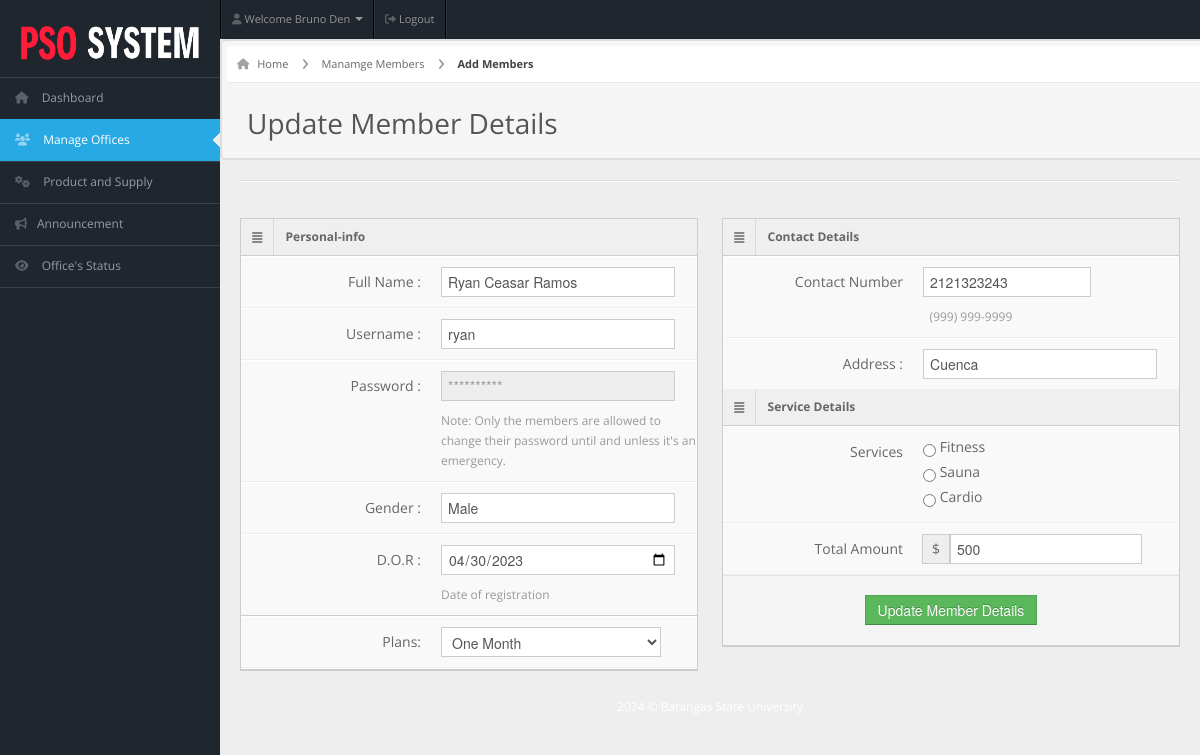
The app's page /staff/staff-pages/edit-memberform.php?id=30 (signed in) with its own data.
### tables this page shows
CREATE TABLE IF NOT EXISTS `staffs` (
  `user_id` int NOT NULL AUTO_INCREMENT,
  `username` varchar(50) NOT NULL,
  `password` varchar(50) NOT NULL,
  `email` varchar(50) NOT NULL,
  `fullname` varchar(50) NOT NULL,
  `address` varchar(20) NOT NULL,
  `profile_picture` varchar(255) DEFAULT NULL,
  `designation` varchar(20) NOT NULL,
  `gender` varchar(10) NOT NULL,
  `contact` bigint NOT NULL,
  `dor` date NOT NULL,
  PRIMARY KEY (`user_id`)
);

CREATE TABLE IF NOT EXISTS `members` (
  `user_id` int NOT NULL AUTO_INCREMENT,
  `fullname` varchar(20) NOT NULL,
  `username` varchar(20) NOT NULL,
  `email` varchar(255) NOT NULL,
  `password` varchar(100) NOT NULL,
  `gender` varchar(20) NOT NULL,
  `dor` date NOT NULL,
  `profile_picture` varchar(255) DEFAULT NULL,
  `services` varchar(50) NOT NULL,
  `amount` int NOT NULL,
  `paid_date` date NOT NULL,
  `p_year` int NOT NULL,
  `plan` varchar(100) NOT NULL,
  `address` varchar(20) NOT NULL,
  `contact` varchar(10) NOT NULL,
  `status` varchar(20) NOT NULL DEFAULT 'Active',
  `attendance_count` int NOT NULL,
  `ini_weight` int NOT NULL DEFAULT '0',
  `curr_weight` int NOT NULL DEFAULT '0',
  `ini_bodytype` varchar(50) NOT NULL,
  `curr_bodytype` varchar(50) NOT NULL,
  `progress_date` date NOT NULL,
  `reminder` int NOT NULL DEFAULT '0',
  PRIMARY KEY (`user_id`)
);

### staff/staff-pages/edit-memberform.php (the view, shortened to what this page needs)
<!DOCTYPE html>
<html lang="en">
<head>
  <link rel="stylesheet" href="../css/bootstrap.min.css" />
  <link rel="stylesheet" href="../css/bootstrap-responsive.min.css" />
  <link rel="stylesheet" href="../css/fullcalendar.css" />
  <link rel="stylesheet" href="../css/matrix-style.css" />
  <link rel="stylesheet" href="../css/matrix-media.css" />
  <link href="../font-awesome/css/font-awesome.css" rel="stylesheet" />
  <link rel="stylesheet" href="../css/jquery.gritter.css" />
  <link href="https://cdnjs.cloudflare.com/ajax/libs/font-awesome/5.15.4/css/all.min.css" rel="stylesheet">
  <link rel="stylesheet" href="https://cdnjs.cloudflare.com/ajax/libs/font-awesome/6.0.0-beta3/css/all.min.css">
</head>
<body>
  <?php include '../includes/header.php' ?>
  <?php $page = "member";
  include '../includes/sidebar.php' ?>
  <?php
  $id = $_GET['id'];
  $qry = "select * from members where user_id='$id'";
  $result = mysqli_query($conn, $qry);
  while ($row = mysqli_fetch_array($result)) {
  ?>
    <div id="content">
      <div id="content-header">
        <div id="breadcrumb"> <a href="index.html" title="Go to Home" class="tip-bottom"><i class="icon-home"></i> Home</a>
          <a href="#" class="tip-bottom">Manamge Members</a>
          <a href="#" class="current">Add Members</a>
        </div>
        <h1>Update Member Details</h1>
      </div>
      <div class="container-fluid">
        <hr>
        <div class="row-fluid">
          <div class="span6">
            <div class="widget-box">
              <div class="widget-title"> <span class="icon"> <i class="icon-align-justify"></i> </span>
                <h5>Personal-info</h5>
              </div>
              <div class="widget-content nopadding">
                <form action="edit-member-req.php" method="POST" class="form-horizontal">
                  <div class="control-group">
                    <label class="control-label">Full Name :</label>
                    <div class="controls">
                      <input type="text" class="span11" name="fullname" value='<?php echo $row['fullname']; ?>' />
                    </div>
                  </div>
                  <div class="control-group">
                    <label class="control-label">Username :</label>
                    <div class="controls">
                      <input type="text" class="span11" name="username" value='<?php echo $row['username']; ?>' />
                    </div>
                  </div>
                  <div class="control-group">
                    <label class="control-label">Password :</label>
                    <div class="controls">
                      <input type="password" class="span11" name="password" disabled="" placeholder="**********" />
                      <span class="help-block">Note: Only the members are allowed to change their password until and unless it's an emergency.</span>
                    </div>
                  </div>
                  <div class="control-group">
                    <label class="control-label">Gender :</label>
                    <div class="controls">
                      <input type="text" class="span11" name="gender" value='<?php echo $row['gender']; ?>' />
                    </div>
                  </div>
                  <div class="control-group">
                    <label class="control-label">D.O.R :</label>
                    <div class="controls">
                      <input type="date" name="dor" class="span11" value='<?php echo $row['dor']; ?>' />
                      <span class="help-block">Date of registration</span>
                    </div>
                  </div>
              </div>
              <div class="widget-content nopadding">
                <div class="widget-content nopadding">
                  <div class="form-horizontal">
                    <div class="control-group">
                      <label for="normal" class="control-label">Plans: </label>
                      <div class="controls">
                        <select name="plan" required="required" id="select">
                          <option value="30" selected="selected">One Month</option>
                        </select>
                      </div>
                    </div>
                    <div class="control-group">
                    </div>
                  </div>
                </div>
              </div>
            </div>
          </div>
          <div class="span6">
            <div class="widget-box">
              <div class="widget-title"> <span class="icon"> <i class="icon-align-justify"></i> </span>
                <h5>Contact Details</h5>
              </div>
              <div class="widget-content nopadding">
                <div class="form-horizontal">
                  <div class="control-group">
                    <label for="normal" class="control-label">Contact Number</label>
                    <div class="controls">
                      <input type="number" id="mask-phone" name="contact" value='<?php echo $row['contact']; ?>' class="span8 mask text">
                      <span class="help-block blue span8">(999) 999-9999</span>
                    </div>
                  </div>
                  <div class="control-group">
                    <label class="control-label">Address :</label>
                    <div class="controls">
                      <input type="text" class="span11" name="address" value='<?php echo $row['address']; ?>' />
                    </div>
                  </div>
                </div>
                <div class="widget-title"> <span class="icon"> <i class="icon-align-justify"></i> </span>
                  <h5>Service Details</h5>
                </div>
                <div class="widget-content nopadding">
                  <div class="form-horizontal">
                    <div class="control-group">
                      <label class="control-label">Services</label>
                      <div class="controls">
                        <label>
                          <input type="radio" value="Fitness" name="services" />
                          Fitness</label>
                        <label>
                          <input type="radio" value="Sauna" name="services" />
                          Sauna</label>
                        <label>
                          <input type="radio" value="Cardio" name="services" />
                          Cardio</label>
                      </div>
                    </div>
                    <div class="control-group">
                      <label class="control-label">Total Amount</label>
                      <div class="controls">
                        <div class="input-append">
                          <span class="add-on">$</span>
                          <input type="number" value='<?php echo $row['amount']; ?>' name="amount" class="span11">
                        </div>
                      </div>
                    </div>
                    <div class="form-actions text-center">
                      <button type="submit" class="btn btn-success">Update Member Details</button>
                    </div>
                  </div>
                <?php
              }
                ?>
                </div>
              </div>
            </div>
          </div>
        </div>
      </div>
      <?php
      include '../includes/footer.php';
      ?>
</body>
</html>

### staff/includes/header.php (shortened to what this page needs)
<?php
$user_name = '';
if (isset($_SESSION['fullname'])) {
  $user_name = $_SESSION['fullname'];
} else {
  include "../dbcon.php";
  if (isset($_SESSION['user_id'])) {
    $user_id = $_SESSION['user_id'];
    $qry = "SELECT fullname FROM staffs WHERE user_id = '$user_id'";
    $result = mysqli_query($con, $qry);
    if ($result && $row = mysqli_fetch_assoc($result)) {
      $user_name = $row['fullname'];
    }
  }
}
?>
<div id="header">
  <img class="logo-large" src="../img/header_logo.png" alt="Logo" style="width: 200px; height: 80px;">
</div>
<div id="user-nav" class="navbar navbar-inverse">
  <ul class="nav right">
    <li class="dropdown" id="profile-messages">
      <a title="" href="#" data-toggle="dropdown" data-target="#profile-messages" class="dropdown-toggle">
        <i class="fas fa-user"></i> <span class="text"> Welcome <?php echo htmlspecialchars($user_name); ?> <b class="caret"></b>
      </a>
    </li>
    <li class="">
      <a title="" href="../logout.php">
        <i class="fas fa-sign-out-alt"></i> <span class="text">Logout</span>
      </a>
    </li>
  </ul>
</div>

### staff/css/matrix-style.css (style rules this page uses)
* { outline: none !important; -moz-outline: none !important; }
html, body { height: 100%; }
body { overflow-x: hidden; margin-top: -10px; font-family: "Open Sans", sans-serif; font-size: 12px; color: #666; }
a { color: #666; }
select, textarea, input[type="text"], input[type="password"], input[type="datetime"], input[type="datetime-local"], input[type="date"], input[type="month"], input[type="time"], input[type="week"], input[type="number"], input[type="email"], input[type="url"], input[type="search"], input[type="tel"], input[type="color"], .uneditable-input, .label, .dropdown-menu, .btn, .well, .progress, .table-bordered, .btn-group > .btn:first-child, .btn-group > .btn:last-child, .btn-group > .btn:last-child, .btn-group > .dropdown-toggle, .alert { border-radius: 0px; }
.btn, textarea, input[type="text"], input[type="password"], input[type="datetime"], input[type="datetime-local"], input[type="date"], input[type="month"], input[type="time"], input[type="week"], input[type="number"], input[type="email"], input[type="url"], input[type="search"], input[type="tel"], input[type="color"], .uneditable-input { box-shadow: none; }
.progress, .progress-success .bar, .progress .bar-success, .progress-warning .bar, .progress .bar-warning, .progress-danger .bar, .progress .bar-danger, .progress-info .bar, .progress .bar-info, .btn, .btn-primary { background-image: none; }
.form-horizontal .form-actions { padding-left: 20px; }
hr { border-top-color: #dadada; }
#header { height: 77px; position: relative; width: 100%; z-index: -9; }
#user-nav { position: absolute; left: 220px; top: 0px; z-index: 20; margin: 0; }
#user-nav > ul { margin: 0; padding: 0; list-style: none; border-right: 1px solid #2e363f; border-left: 1px solid #000; }
#user-nav > ul > li { float: left; list-style-type: none; margin: 0; position: relative; padding: 0; border-left: 1px solid #2e363f; border-right: 1px solid #000; }
#user-nav > ul > li > a { padding: 9px 10px; display: block; font-size: 11px; }
#user-nav > ul > li > a > i, #sidebar li a i { opacity: 0.5; margin-top: 2px; }
#content { background: none repeat scroll 0 0 #eeeeee; margin-left: 220px; margin-right: 0; padding-bottom: 25px; position: relative; min-height: 100%; width: auto; }
#content-header { position: abslute; width: 100%; margin-top: -38px; z-index: 20; }
#content-header h1 { color: #555555; font-size: 28px; font-weight: normal; float: none; text-shadow: 0 1px 0 #ffffff; margin-left: 20px; position: relative; }
#content-header h1, #content-header .btn-group { margin-top: 20px; }
#breadcrumb { background-color: #fff; border-bottom: 1px solid #e3ebed; }
#breadcrumb a { padding: 8px 20px 8px 10px; display: inline-block; background-image: url("../img/breadcrumb.png"); background-position: center right; background-repeat: no-repeat; font-size: 11px; color: #666666; }
#breadcrumb a:last-child { background-image: none; }
#breadcrumb a.current { font-weight: bold; color: #444444; }
#breadcrumb a i { margin-right: 5px; opacity: 0.6; }
.widget-box { background: none repeat scroll 0 0 #f9f9f9; border-left: 1px solid #cdcdcd; border-top: 1px solid #cdcdcd; border-right: 1px solid #cdcdcd; clear: both; margin-top: 16px; margin-bottom: 16px; position: relative; }
.widget-title, .modal-header, .table th, div.dataTables_wrapper .ui-widget-header { background: #efefef; border-bottom: 1px solid #cdcdcd; height: 36px; }
.widget-title span.icon { padding: 9px 10px 7px 11px; float: left; border-right: 1px solid #dadada; }
.widget-title h5 { color: #666; float: left; font-size: 12px; font-weight: bold; padding: 12px; line-height: 12px; margin: 0; }
.widget-content { padding: 15px; border-bottom: 1px solid #cdcdcd; }
.nopadding { padding: 0 !important; }
form { margin-bottom: 0; }
.form-horizontal .control-group { border-top: 1px solid #ffffff; border-bottom: 1px solid #eeeeee; margin-bottom: 0; }
.form-horizontal .control-group:last-child { border-bottom: 0; }
.form-horizontal .control-label { padding-top: 15px; width: 180px; }
.form-horizontal .controls { margin-left: 200px; padding: 10px 0; }
.form-horizontal .form-actions { margin-top: 0; margin-bottom: 0; }
.help-block, .help-inline { color: #999999; }
.input-prepend input, .input-append input, .input-prepend input[class*="span"], .input-append input[class*="span"] { width: none; }
.input-append input, .input-append select, .input-prepend span, .input-prepend input { border-radius: 0px !important; }

### records on screen
staffs: fullname "Bruno Den"
members: fullname "Ryan Ceasar Ramos", username "ryan", gender "Male", dor "04/30/2023", contact "2121323243", address "Cuenca", amount "500"
